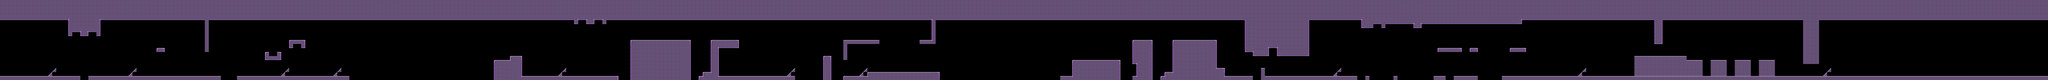

The image is a tile-based game level rendered from a .tmx file. Its description and source (layers, tilesets, objects; grid data summarised) follow:
An orthogonal 510x20 tile map with 40x40 px tiles, 2 tile layers (Back_fond, Sol), 8 tilesets and 307 objects (82x Piques, 64x Soufflerie, 60x Tube, 20x tremplin, 15x Trigger, ...).

<map version="1.0" orientation="orthogonal" width="510" height="20" tilewidth="40" tileheight="40">
 <tileset firstgid="1" name="aith_tiles" tilewidth="40" tileheight="40">
  <image source="../../gfx/misc/aith_tiles.png" width="240" height="120" />
 </tileset>
 <tileset firstgid="19" name="tileset_tremplin_80" tilewidth="80" tileheight="80">
  <image source="../../gfx/gameplay/tileset_tremplin_80.png" width="240" height="80" />
 </tileset>
 <tileset firstgid="22" name="tileset_tremplin_120" tilewidth="120" tileheight="120">
  <image source="../../gfx/gameplay/tileset_tremplin_120.png" width="360" height="120" />
 </tileset>
 <tileset firstgid="25" name="aith_tiles_vaisseau" tilewidth="40" tileheight="40">
  <image source="../../gfx/misc/aith_tiles_vaisseau.png" width="240" height="120" />
 </tileset>
 <tileset firstgid="43" name="fond" tilewidth="5000" tileheight="800">
  <image source="fond.png" width="5000" height="800" />
 </tileset>
 <tileset firstgid="44" name="background-far" tilewidth="400" tileheight="400">
  <image source="background-far.png" width="4400" height="400" />
 </tileset>
 <tileset firstgid="55" name="background-middle" tilewidth="400" tileheight="400">
  <image source="background-middle.png" width="4400" height="400" />
 </tileset>
 <tileset firstgid="66" name="background-near" tilewidth="400" tileheight="400">
  <image source="background-near.png" width="4400" height="400" />
 </tileset>
 <layer name="Back_fond" width="510" height="20">
  <data>[10200 cells, 0 non-empty, 0 distinct tile ids]</data>
 </layer>
 <objectgroup name="Fond" width="510" height="20">
  <object gid="43" x="-40" y="920" />
  <object gid="43" x="4720" y="920" />
  <object gid="43" x="9480" y="920" />
  <object gid="43" x="14240" y="920" />
  <object gid="43" x="19040" y="920" />
 </objectgroup>
 <objectgroup name="Back_clouds" width="510" height="20" />
 <objectgroup name="Back_far" width="510" height="20" />
 <objectgroup name="Back_middle" width="510" height="20" />
 <objectgroup name="Back_near" width="510" height="20" />
 <layer name="Sol" width="510" height="20" opacity="0.9">
  <data>[10200 cells, 3839 non-empty, 14 distinct tile ids]</data>
 </layer>
 <objectgroup color="#ff2718" name="Gameplay" width="510" height="20" opacity="0.9">
  <object name="Bsoufflerie" type="Soufflerie" x="720" y="320" width="80" height="40">
   <properties>
    <property name="angle" value="180" />
   </properties>
  </object>
  <object type="Tremplin80" gid="20" x="480" y="760">
   <properties>
    <property name="color" value="2" />
   </properties>
  </object>
  <object name="tube" type="Tube" x="760" y="480" width="40" height="40" />
  <object name="tube" type="Tube" x="840" y="560" width="40" height="40" />
  <object name="tube" type="Tube" x="920" y="480" width="40" height="40" />
  <object type="Tremplin80" gid="20" x="1280" y="760">
   <properties>
    <property name="color" value="2" />
   </properties>
  </object>
  <object name="tube" type="Tube" x="1600" y="400" width="40" height="40" />
  <object name="Sol_Destructible" type="Des_sol" x="1640" y="480" width="200" height="40" />
  <object name="tube" type="Tube" x="1720" y="400" width="40" height="40" />
  <object name="Sol_Destructible" type="Des_sol" x="1840" y="480" width="200" height="40" />
  <object name="grosTube" type="GrosTube" x="2120" y="680" width="40" height="40" />
  <object name="tube" type="Tube" x="1920" y="680" width="40" height="40" />
  <object name="tube" type="Tube" x="2520" y="520" width="40" height="40" />
  <object type="tremplin" x="440" y="720" width="40" height="40" />
  <object type="tremplin" x="560" y="640" width="40" height="40">
   <properties>
    <property name="haut" value="" />
   </properties>
  </object>
  <object type="tremplin" x="1240" y="720" width="40" height="40" />
  <object type="tremplin" x="1360" y="640" width="40" height="40">
   <properties>
    <property name="haut" value="" />
   </properties>
  </object>
  <object name="GPique" type="Piques" x="2000" y="440" width="40" height="40">
   <properties>
    <property name="orientation" value="gauche" />
   </properties>
  </object>
  <object name="GPique" type="Piques" x="2000" y="400" width="40" height="40">
   <properties>
    <property name="orientation" value="gauche" />
   </properties>
  </object>
  <object name="GPique" type="Piques" x="2000" y="360" width="40" height="40">
   <properties>
    <property name="orientation" value="gauche" />
   </properties>
  </object>
  <object name="GPique" type="Piques" x="2000" y="320" width="40" height="40">
   <properties>
    <property name="orientation" value="gauche" />
   </properties>
  </object>
  <object type="tremplin" x="3280" y="720" width="40" height="40" />
  <object type="tremplin" x="3400" y="640" width="40" height="40">
   <properties>
    <property name="haut" value="" />
   </properties>
  </object>
  <object type="Tremplin80" gid="20" x="3320" y="760">
   <properties>
    <property name="color" value="2" />
   </properties>
  </object>
  <object name="Hsoufflerie" type="Soufflerie" x="3480" y="760" width="80" height="40">
   <properties>
    <property name="Angle" value="0" />
   </properties>
  </object>
  <object name="Hsoufflerie" type="Soufflerie" x="3560" y="760" width="80" height="40">
   <properties>
    <property name="Angle" value="0" />
   </properties>
  </object>
  <object name="Hsoufflerie" type="Soufflerie" x="3640" y="760" width="80" height="40">
   <properties>
    <property name="Angle" value="0" />
   </properties>
  </object>
  <object name="Hsoufflerie" type="Soufflerie" x="3720" y="760" width="80" height="40">
   <properties>
    <property name="Angle" value="0" />
   </properties>
  </object>
  <object name="Hsoufflerie" type="Soufflerie" x="3800" y="760" width="80" height="40">
   <properties>
    <property name="Angle" value="0" />
   </properties>
  </object>
  </objectgroup>
</map>
<!-- 273 of 307 objects omitted -->
